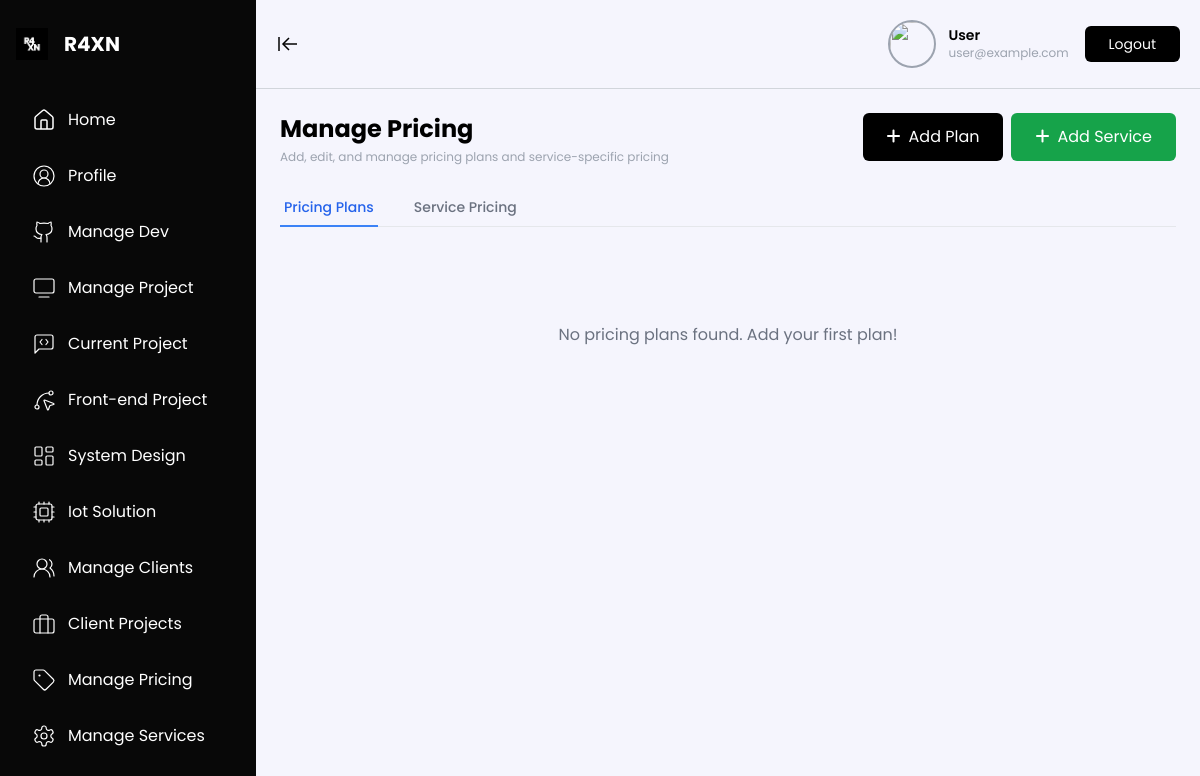
The page /dashboard/manage-pricing.php on the database as committed earlier.
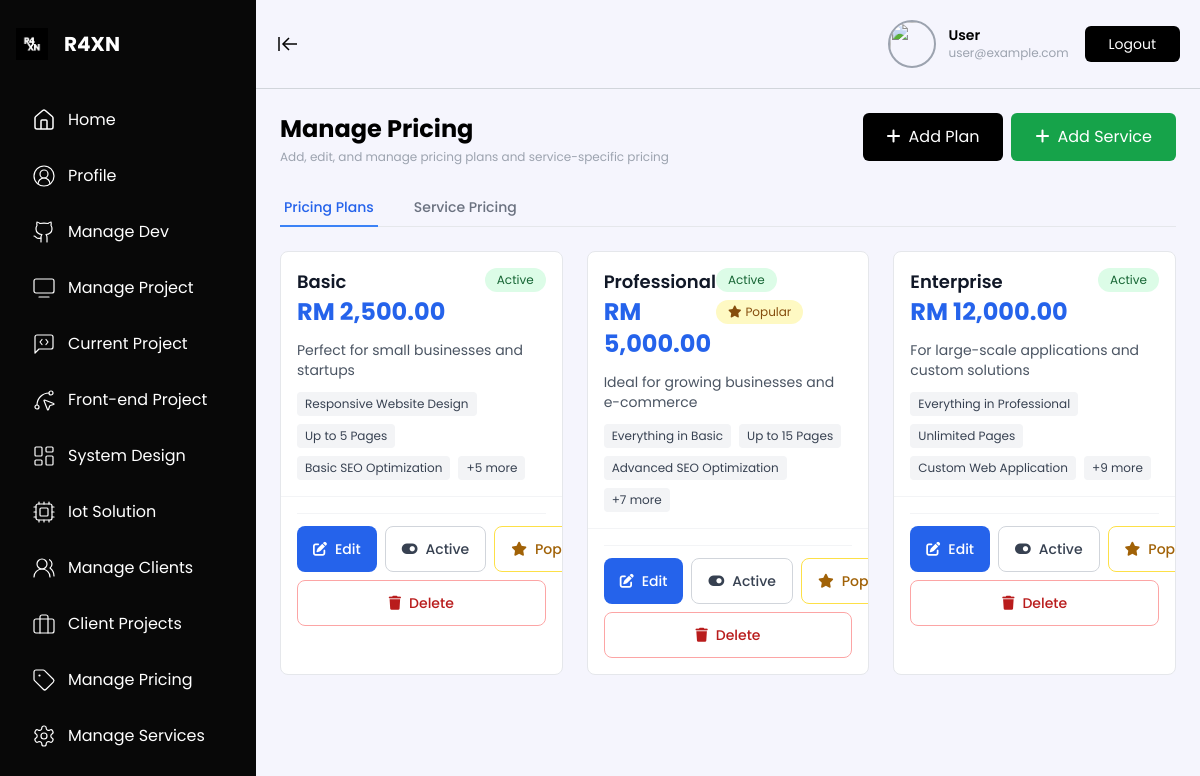
The same page on the database as committed later.
### tables this page shows
CREATE TABLE IF NOT EXISTS `pricing_plans` (
  `id` int(11) NOT NULL AUTO_INCREMENT,
  `name` varchar(100) NOT NULL,
  `price` decimal(10,2) NOT NULL,
  `description` text,
  `features` text,
  `status` enum('active','inactive') DEFAULT 'active',
  `is_popular` tinyint(1) DEFAULT 0,
  `sort_order` int(11) DEFAULT 0,
  `created_at` timestamp DEFAULT CURRENT_TIMESTAMP,
  `updated_at` timestamp DEFAULT CURRENT_TIMESTAMP ON UPDATE CURRENT_TIMESTAMP,
  PRIMARY KEY (`id`)
);

### dashboard/manage-pricing.php (the view, shortened to what this page needs)
<?php
include 'config.php';
$plans_query = "SELECT * FROM pricing_plans ORDER BY sort_order, name";
$plans_result = $conn->query($plans_query);
?>
<!DOCTYPE html>
<html lang="en">
<head>
<link rel="stylesheet" href="https://cdnjs.cloudflare.com/ajax/libs/font-awesome/6.0.0-beta3/css/all.min.css" />
<script src="https://cdn.tailwindcss.com"></script>
</head>
<body class="bg-[#F5F5FD]">
    <div class="flex h-screen overflow-hidden">
        <?php include 'sidebar.php';?>
        <main class="flex-1 p-6 w-full overflow-y-auto min-w-0 relative">
            <div class="flex flex-col sm:flex-row sm:items-start sm:justify-between mb-6 gap-3 sm:gap-0 px-2 sm:px-0">
                <div class="max-w-full sm:max-w-[60%]">
                    <h1 class="text-xl sm:text-2xl font-bold mb-1">Manage Pricing</h1>
                    <p class="text-xs text-gray-400">Add, edit, and manage pricing plans and service-specific pricing</p>
                </div>
                <div class="flex flex-col sm:flex-row gap-2 w-full sm:w-auto">
                    <button onclick="openModal('add-plan-modal')" class="bg-black text-white px-4 sm:px-6 py-3 rounded-md w-full sm:w-auto text-sm sm:text-base" type="button">
                        <i class="fas fa-plus mr-2"></i>Add Plan
                    </button>
                    <button onclick="openModal('add-service-modal')" class="bg-green-600 text-white px-4 sm:px-6 py-3 rounded-md w-full sm:w-auto text-sm sm:text-base" type="button">
                        <i class="fas fa-plus mr-2"></i>Add Service
                    </button>
                </div>
            </div>
            <div class="mb-6">
                <div class="border-b border-gray-200">
                    <nav class="-mb-px flex space-x-4 sm:space-x-8 overflow-x-auto">
                        <button onclick="showTab('pricing-plans')" class="tab-button active py-2 px-1 border-b-2 border-blue-500 font-medium text-xs sm:text-sm text-blue-600 whitespace-nowrap">
                            Pricing Plans
                        </button>
                        <button onclick="showTab('service-pricing')" class="tab-button py-2 px-1 border-b-2 border-transparent font-medium text-xs sm:text-sm text-gray-500 hover:text-gray-700 whitespace-nowrap">
                            Service Pricing
                        </button>
                    </nav>
                </div>
            </div>
            <div id="pricing-plans" class="tab-content">
                <div class="grid grid-cols-1 sm:grid-cols-2 lg:grid-cols-3 gap-4 sm:gap-6">
                    <?php if ($plans_result && $plans_result->num_rows > 0): ?>
                        <?php while ($plan = $plans_result->fetch_assoc()): ?>
                            <div class="bg-white rounded-lg overflow-hidden border border-gray-200">
                                <div class="p-3 sm:p-4 border-b border-gray-100">
                                    <div class="flex flex-col sm:flex-row sm:justify-between sm:items-start mb-3 gap-2 sm:gap-0">
                                        <div class="flex-1">
                                            <h3 class="font-semibold text-base sm:text-lg text-gray-900"><?= htmlspecialchars($plan['name']) ?></h3>
                                            <p class="text-xl sm:text-2xl font-bold text-blue-600">RM <?= number_format($plan['price'], 2) ?></p>
                                        </div>
                                        <div class="flex flex-wrap gap-1 sm:gap-2">
                                            <span class="px-2 sm:px-3 py-1 text-xs rounded-full <?= $plan['status'] === 'active' ? 'bg-green-100 text-green-800' : 'bg-red-100 text-red-800' ?>">
                                                <?= ucfirst($plan['status']) ?>
                                            </span>
                                            <?php if ($plan['is_popular']): ?>
                                                <span class="px-2 sm:px-3 py-1 text-xs rounded-full bg-yellow-100 text-yellow-800">
                                                    <i class="fas fa-star mr-1"></i>Popular
                                                </span>
                                            <?php endif; ?>
                                        </div>
                                    </div>
                                    <p class="text-xs sm:text-sm text-gray-600 mb-3"><?= htmlspecialchars($plan['description']) ?></p>
                                    <div class="flex flex-wrap gap-1 sm:gap-2">
                                        <?php
                                        $features = explode(',', $plan['features']);
                                        foreach (array_slice($features, 0, 3) as $feature): ?>
                                            <span class="px-2 py-1 bg-gray-100 text-gray-700 text-xs rounded">
                                                <?= htmlspecialchars(trim($feature)) ?>
                                            </span>
                                        <?php endforeach; ?>
                                        <?php if (count($features) > 3): ?>
                                            <span class="px-2 py-1 bg-gray-100 text-gray-700 text-xs rounded">
                                                +<?= count($features) - 3 ?> more
                                            </span>
                                        <?php endif; ?>
                                    </div>
                                </div>
                                <div class="p-4">
                                    <div class="flex flex-col sm:flex-row gap-2 pt-3 border-t border-gray-100">
                                        <button onclick="editPlan(<?= $plan['id'] ?>)" class="bg-blue-600 text-white py-3 px-4 rounded-lg text-sm font-medium hover:bg-blue-700 transition-colors flex-1 flex items-center justify-center">
                                            <i class="fas fa-edit mr-2"></i>Edit
                                        </button>
                                        <a href="?toggle_plan_status=<?= $plan['id'] ?>" class="border border-gray-300 text-gray-700 py-3 px-4 rounded-lg text-sm font-medium text-center hover:bg-gray-50 transition-colors flex-1 flex items-center justify-center">
                                            <i class="fas fa-toggle-<?= $plan['status'] === 'active' ? 'on' : 'off' ?> mr-2"></i><?= $plan['status'] === 'active' ? 'Active' : 'Inactive' ?>
                                        </a>
                                        <a href="?toggle_popular=<?= $plan['id'] ?>" class="border border-yellow-300 text-yellow-700 py-3 px-4 rounded-lg text-sm font-medium text-center hover:bg-yellow-50 transition-colors flex-1 flex items-center justify-center">
                                            <i class="fas fa-star mr-2"></i>Popular
                                        </a>
                                    </div>
                                    <div class="flex gap-2 mt-2">
                                        <a href="?delete_plan=<?= $plan['id'] ?>" onclick="return confirm('Are you sure you want to delete this plan?')" class="border border-red-300 text-red-700 py-3 px-4 rounded-lg text-sm font-medium text-center w-full hover:bg-red-50 transition-colors flex items-center justify-center">
                                            <i class="fas fa-trash mr-2"></i>Delete
                                        </a>
                                    </div>
                                </div>
                            </div>
                        <?php endwhile; ?>
                    <?php else: ?>
                        <div class="col-span-full text-center py-12">
                            <p class="text-gray-500">No pricing plans found. Add your first plan!</p>
                        </div>
                    <?php endif; ?>
                </div>
            </div>
        </main>
    </div>
</body>
</html>

### dashboard/sidebar.php (shortened to what this page needs)
<div id="sidebarWrapper" class="fixed z-20 top-0 left-0 h-full transition-transform duration-300 -translate-x-full lg:translate-x-0 lg:relative">
    <aside id="sidebar" class="w-64 bg-[#080808] p-4 space-y-6 h-full transition-all duration-300 flex flex-col overflow-y-hidden hover:overflow-y-auto">
        <div class="flex items-center justify-between">
            <div class="flex items-center space-x-4 py-3">
                <img src="../assets/r4xn-black.png" class="w-8 h-8" alt="Logo" />
                <h1 id="sidebarTitle" class="text-xl font-bold text-white">R4XN</h1>
            </div>
        </div>
        <nav class="space-y-2 mt-6 flex flex-col">
            <button onclick="window.location.href='dashboard.php'" class="flex items-center gap-3 py-3 px-4 rounded-md hover:bg-[#2b2b2b] hover:text-white transition w-full text-white">
                <svg class="w-6 h-6 flex-shrink-0" fill="none" stroke="currentColor" stroke-width="1.5" viewBox="0 0 24 24">
                    <path d="M15 21v-8a1 1 0 0 0-1-1h-4a1 1 0 0 0-1 1v8" />
                    <path d="M3 10a2 2 0 0 1 .709-1.528l7-6a2 2 0 0 1 2.582 0l7 6A2 2 0 0 1 21 10v9a2 2 0 0 1-2 2H5a2 2 0 0 1-2-2z" />
                </svg>
                <span class="link-label">Home</span>
            </button>
            <button onclick="window.location.href='profile.php'" class="flex items-center gap-3 py-3 px-4 rounded-md hover:bg-[#2b2b2b] hover:text-white transition w-full text-white">
                <span class="link-label">Profile</span>
            </button>
            <button onclick="window.location.href='manage-dev.php'" class="flex items-center gap-3 py-3 px-4 rounded-md hover:bg-[#2b2b2b] hover:text-white transition w-full text-white">
                <span class="link-label">Manage Dev</span>
            </button>
            <button onclick="window.location.href='manage-project.php'" class="flex items-center gap-3 py-3 px-4 rounded-md hover:bg-[#2b2b2b] hover:text-white transition w-full text-white">
                <span class="link-label">Manage Project</span>
            </button>
            <button onclick="window.location.href='current-project.php'" class="flex items-center gap-3 py-3 px-4 rounded-md hover:bg-[#2b2b2b] hover:text-white transition w-full text-white">
                <span class="link-label">Current Project</span>
            </button>
            <button onclick="window.location.href='manage-frontend.php'" class="flex items-center gap-3 py-3 px-4 rounded-md hover:bg-[#2b2b2b] hover:text-white transition w-full text-white">
                <span class="link-label">Front-end Project</span>
            </button>
            <button onclick="window.location.href='manage-system.php'" class="flex items-center gap-3 py-3 px-4 rounded-md hover:bg-[#2b2b2b] hover:text-white transition w-full text-white">
                <span class="link-label">System Design</span>
            </button>
            <button onclick="window.location.href='manage-iot.php'" class="flex items-center gap-3 py-3 px-4 rounded-md hover:bg-[#2b2b2b] hover:text-white transition w-full text-white">
                <span class="link-label">Iot Solution</span>
            </button>
            <button onclick="window.location.href='manage-clients.php'" class="flex items-center gap-3 py-3 px-4 rounded-md hover:bg-[#2b2b2b] hover:text-white transition w-full text-white">
                <span class="link-label">Manage Clients</span>
            </button>
            <button onclick="window.location.href='manage-client-project.php'" class="flex items-center gap-3 py-3 px-4 rounded-md hover:bg-[#2b2b2b] hover:text-white transition w-full text-white">
                <span class="link-label">Client Projects</span>
            </button>
            <button onclick="window.location.href='manage-pricing.php'" class="flex items-center gap-3 py-3 px-4 rounded-md hover:bg-[#2b2b2b] hover:text-white transition w-full text-white">
                <span class="link-label">Manage Pricing</span>
            </button>
            <button onclick="window.location.href='manage-services.php'" class="flex items-center gap-3 py-3 px-4 rounded-md hover:bg-[#2b2b2b] hover:text-white transition w-full text-white">
                <span class="link-label">Manage Services</span>
            </button>
        </nav>
    </aside>
</div>
<div id="mainContent" class="flex-1 flex flex-col min-w-0 transition-all duration-300">
    <header class="flex items-center justify-between border-b border-gray-300 p-5 flex-wrap bg-[#F5F5FD]">
        <div class="flex items-center gap-4">
            <button id="collapseSidebarBtn" class="hidden lg:block transition">
                <svg id="collapseSidebarIcon" class="w-6 h-6 transition-transform duration-300 text-black" fill="none" stroke="currentColor" stroke-width="1.5" viewBox="0 0 24 24">
                    <path d="M3 19V5" />
                    <path d="m13 6-6 6 6 6" />
                    <path d="M7 12h14" />
                </svg>
            </button>
        </div>
        <div class="flex flex-wrap items-center gap-4 justify-end w-full lg:w-auto mt-4 lg:mt-0">
            <div onclick="window.location.href='profile.php'" class="flex items-center gap-3 cursor-pointer w-full sm:w-auto">
                <img src="<?= htmlspecialchars(isset($_SESSION['user_image']) ? $_SESSION['user_image'] : 'https://i.pinimg.com/736x/a2/61/ad/a261ad5056339af1980926d291cf4183.jpg') ?>"
                     class="w-12 h-12 rounded-full border-2 border-gray-400 object-cover" />
                <div class="flex flex-col text-sm leading-tight">
                    <span class="font-semibold text-black"><?= htmlspecialchars(isset($_SESSION['user_name']) ? $_SESSION['user_name'] : 'User') ?></span>
                    <span class="text-gray-400 text-xs"><?= htmlspecialchars(isset($_SESSION['user_email']) ? $_SESSION['user_email'] : 'user@example.com') ?></span>
                </div>
            </div>
            <form method="POST" action="logout.php" class="w-full sm:w-auto hidden lg:block">
                <button type="submit" class="w-full sm:w-auto px-6 py-2 bg-black text-white rounded-md text-sm">
                    Logout
                </button>
            </form>
        </div>
    </header>

### dashboard/manage-pricing.php (style rules this page uses)
body { font-family: "Poppins", sans-serif; }
html { overflow-x: hidden; }

Rows that differ between the two databases and show on the page:
added pricing_plans: name "Basic", price "2,500.00", status "Active", description "Perfect for small businesses and startups", features "Responsive Website Design", features "Up to 5 Pages", features "Basic SEO Optimization", count($features)-3 "5"
added pricing_plans: name "Professional", price "5,000.00", status "Active", is_popular 1 (drawn), description "Ideal for growing businesses and e-commerce", features "Everything in Basic", features "Up to 15 Pages", features "Advanced SEO Optimization", count($features)-3 "7"
added pricing_plans: name "Enterprise", price "12,000.00", status "Active", description "For large-scale applications and custom solutions", features "Everything in Professional", features "Unlimited Pages", features "Custom Web Application", count($features)-3 "9"
Other text that changed with them:
text no longer shown: "No pricing plans found. Add your first plan!"
